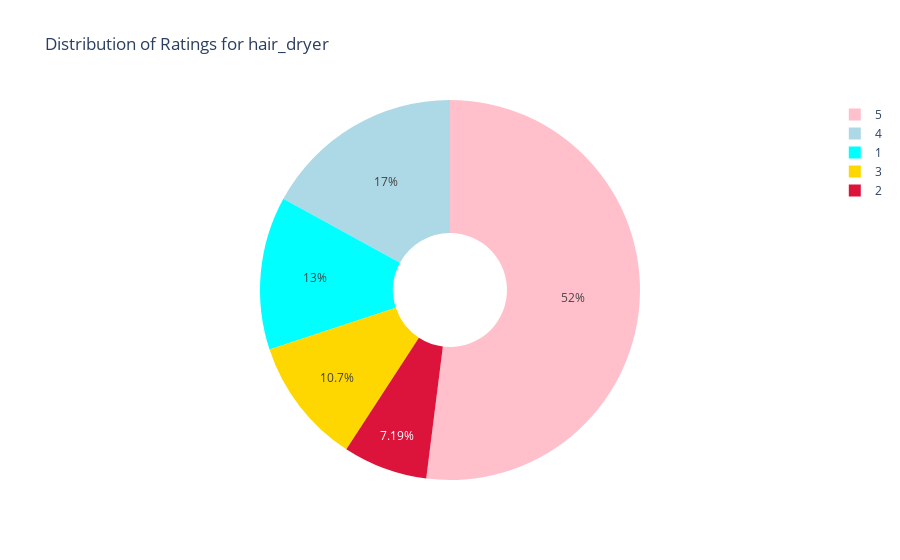
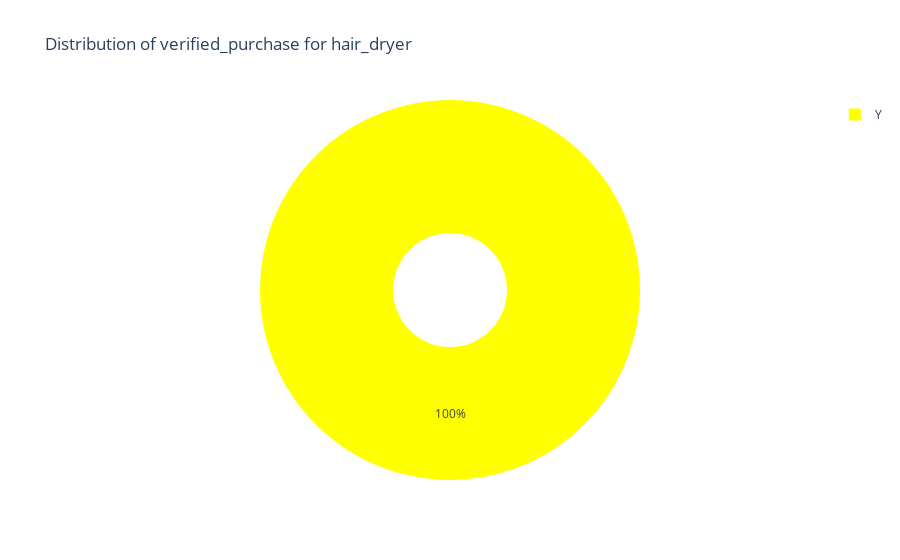
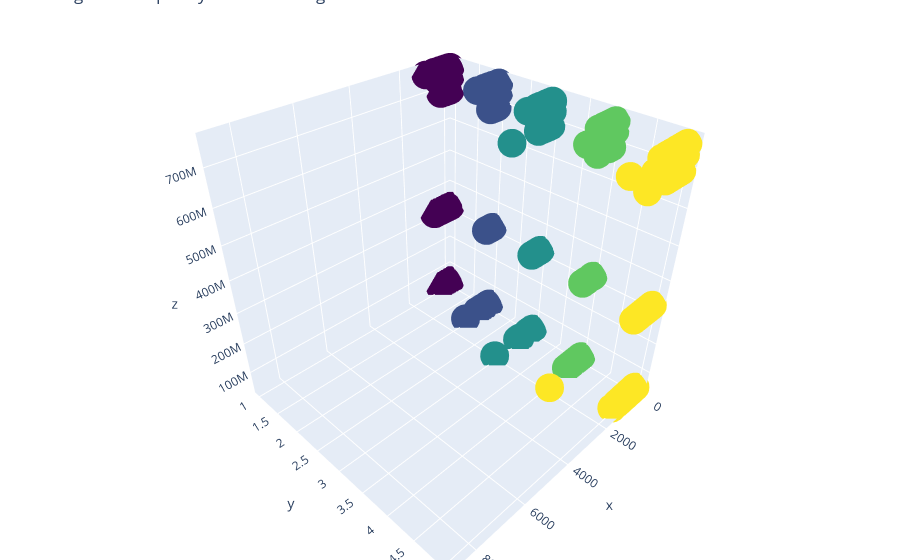

The notebook cell these images were saved under, in order:
### Code cell
credit_data = process_data(data_total[0],"hair_dryer")

### Figure 1 — Plotly figure (JSON) as saved in the notebook; plotly's stock layout.template omitted (floating-point values rounded to 4 significant figures)
{"data": [{"hole": 0.3, "labels": [5, 4, 1, 3, 2], "marker": {"colors": ["pink", "lightblue", "aqua", "gold", "crimson"]}, "name": "hair_dryer", "type": "pie", "values": [1432, 469, 359, 296, 198]}], "layout": {"paper_bgcolor": "#ffffff", "plot_bgcolor": "#ffffff", "title": {"text": "Distribution of Ratings for hair_dryer"}}}

### Figure 2 — Plotly figure (JSON) as saved in the notebook; plotly's stock layout.template omitted (floating-point values rounded to 4 significant figures)
{"data": [{"hole": 0.3, "labels": ["Y"], "marker": {"colors": ["yellow", "lightgreen"]}, "name": "hair_dryer", "type": "pie", "values": [2754]}], "layout": {"paper_bgcolor": "#ffffff", "plot_bgcolor": "#ffffff", "title": {"text": "Distribution of verified_purchase for hair_dryer"}}}

### Figure 3 — Plotly figure (JSON) as saved in the notebook; plotly's stock layout.template omitted (floating-point values rounded to 4 significant figures; data arrays with more than 128 entries replaced by an {"elided": "..."} marker saying what was removed)
{"data": [{"marker": {"color": {"elided": "2754 int values"}, "colorscale": [[0, "#440154"], [0.1111, "#482878"], [0.2222, "#3e4989"], [0.3333, "#31688e"], [0.4444, "#26828e"], [0.5556, "#1f9e89"], [0.6667, "#35b779"], [0.7778, "#6ece58"], [0.8889, "#b5de2b"], [1, "#fde725"]], "size": 10}, "mode": "markers", "name": "hair_dryer", "type": "scatter3d", "x": {"elided": "2754 int values"}, "y": {"elided": "2754 int values"}, "z": {"elided": "483 int values"}}], "layout": {"margin": {"b": 0, "l": 0, "r": 0, "t": 0}, "paper_bgcolor": "#ffffff", "plot_bgcolor": "#ffffff", "title": {"text": "Length vs Frequency word vs Ratings"}}}
